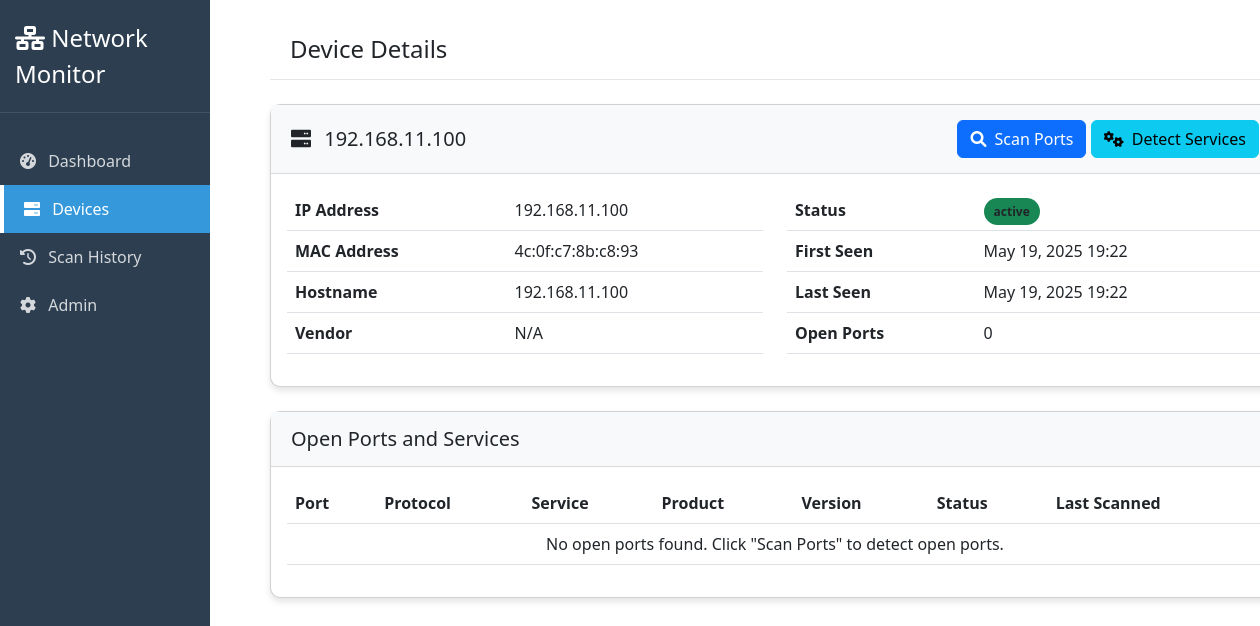
Screenshot of /devices/4/ with the database file from the repository.
### device_monitor/models.py (models this page shows, shortened)
class Device(models.Model):
    ip_address = models.GenericIPAddressField(unique=True)
    mac_address = models.CharField(max_length=17, blank=True, null=True)
    hostname = models.CharField(max_length=255, blank=True, null=True)
    vendor = models.CharField(max_length=255, blank=True, null=True)
    status = models.CharField(max_length=50, default='active')
    first_seen = models.DateTimeField(default=timezone.now)
    last_seen = models.DateTimeField(default=timezone.now)
    class Meta:
        ordering = ['ip_address']

### device_monitor/views.py (the view)
# urls.py: path('devices/<int:device_id>/', views.device_detail, name='device_detail'),
def device_detail(request, device_id):
    device = Device.objects.get(id=device_id)
    context = {
        'device': device,
        'ports': device.ports.all()
    }
    return render(request, 'device_monitor/device_detail.html', context)

### templates/device_monitor/device_detail.html (shortened to what this page needs)
{% extends 'base.html' %}
{% block page_title %}Device Details{% endblock %}
{% block content %}
<div class="card mb-4">
  <div class="card-header d-flex justify-content-between align-items-center">
    <h5 class="mb-0">
      <i class="fas fa-server me-2"></i> {{ device.hostname|default:"Unknown Device" }}
    </h5>
    <div>
      <button
        type="button"
        class="btn btn-primary"
        id="scan-ports-btn"
        data-ip="{{ device.ip_address }}"
      >
        <i class="fas fa-search me-1"></i> Scan Ports
      </button>
      <button
        type="button"
        class="btn btn-info"
        id="scan-services-btn"
        data-ip="{{ device.ip_address }}"
      >
        <i class="fas fa-cogs me-1"></i> Detect Services
      </button>
    </div>
  </div>
  <div class="card-body">
    <div class="row">
      <div class="col-md-6">
        <table class="table">
          <tbody>
            <tr>
              <th>IP Address</th>
              <td>{{ device.ip_address }}</td>
            </tr>
            <tr>
              <th>MAC Address</th>
              <td>{{ device.mac_address|default:"N/A" }}</td>
            </tr>
            <tr>
              <th>Hostname</th>
              <td>{{ device.hostname|default:"Unknown" }}</td>
            </tr>
            <tr>
              <th>Vendor</th>
              <td>{{ device.vendor|default:"N/A" }}</td>
            </tr>
          </tbody>
        </table>
      </div>
      <div class="col-md-6">
        <table class="table">
          <tbody>
            <tr>
              <th>Status</th>
              <td>
                <span
                  class="status-badge {% if device.status == 'active' %}bg-success{% else %}bg-secondary{% endif %}"
                >
                  {{ device.status }}
                </span>
              </td>
            </tr>
            <tr>
              <th>First Seen</th>
              <td>{{ device.first_seen|date:"M d, Y H:i" }}</td>
            </tr>
            <tr>
              <th>Last Seen</th>
              <td>{{ device.last_seen|date:"M d, Y H:i" }}</td>
            </tr>
            <tr>
              <th>Open Ports</th>
              <td>{{ ports.count }}</td>
            </tr>
          </tbody>
        </table>
      </div>
    </div>
  </div>
</div>
<div class="card">
  <div class="card-header">
    <h5 class="mb-0">Open Ports and Services</h5>
  </div>
  <div class="card-body">
    <div class="table-responsive">
      <table class="table table-hover">
        <thead>
          <tr>
            <th>Port</th>
            <th>Protocol</th>
            <th>Service</th>
            <th>Product</th>
            <th>Version</th>
            <th>Status</th>
            <th>Last Scanned</th>
          </tr>
        </thead>
        <tbody>
          {% for port in ports %}
          <tr>
            <td>{{ port.port_number }}</td>
            <td>{{ port.protocol }}</td>
            <td>{{ port.service|default:"Unknown" }}</td>
            <td>{{ port.product|default:"N/A" }}</td>
            <td>{{ port.version|default:"N/A" }}</td>
            <td>
              <span
                class="status-badge {% if port.status == 'open' %}bg-success{% else %}bg-secondary{% endif %}"
              >
                {{ port.status }}
              </span>
            </td>
            <td>{{ port.last_scanned|date:"M d, Y H:i" }}</td>
          </tr>
          {% empty %}
          <tr>
            <td colspan="7" class="text-center">
              No open ports found. Click "Scan Ports" to detect open ports.
            </td>
          </tr>
          {% endfor %}
        </tbody>
      </table>
    </div>
  </div>
</div>
{% endblock %}

### templates/base.html (style rules this page uses)
:root { --primary-color: #3498db; --secondary-color: #2c3e50; --success-color: #2ecc71; --warning-color: #f39c12; --danger-color: #e74c3c; --light-bg: #f8f9fa; --dark-bg: #343a40; }
.card { border-radius: 10px; box-shadow: 0 4px 6px rgba(0, 0, 0, 0.1); margin-bottom: 20px; }
.card-header { background-color: var(--light-bg); border-bottom: 1px solid rgba(0, 0, 0, 0.125); padding: 15px 20px; }
.status-badge { padding: 5px 10px; border-radius: 50px; font-size: 12px; font-weight: bold; }

### rows the page displays
Device: hostname "192.168.11.100", ip_address "192.168.11.100", mac_address "4c:0f:c7:8b:c8:93", vendor "N/A", status "active", first_seen "May 19, 2025 19:22", last_seen "May 19, 2025 19:22", count "0"
